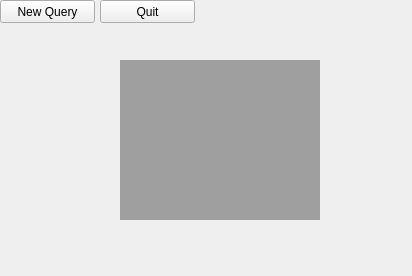
<?xml version="1.0" encoding="UTF-8"?>
<ui version="4.0">
 <class>WManager</class>
 <widget class="QWidget" name="WManager">
  <property name="geometry">
   <rect>
    <x>0</x>
    <y>0</y>
    <width>412</width>
    <height>276</height>
   </rect>
  </property>
  <property name="sizePolicy">
   <sizepolicy hsizetype="Maximum" vsizetype="Maximum">
    <horstretch>0</horstretch>
    <verstretch>0</verstretch>
   </sizepolicy>
  </property>
  <property name="windowTitle">
   <string>WManager</string>
  </property>
  <widget class="QPushButton" name="queryButton">
   <property name="geometry">
    <rect>
     <x>0</x>
     <y>0</y>
     <width>95</width>
     <height>23</height>
    </rect>
   </property>
   <property name="text">
    <string>New Query</string>
   </property>
  </widget>
  <widget class="QPushButton" name="quitButton">
   <property name="geometry">
    <rect>
     <x>100</x>
     <y>0</y>
     <width>95</width>
     <height>23</height>
    </rect>
   </property>
   <property name="text">
    <string>Quit</string>
   </property>
  </widget>
  <widget class="QMdiArea" name="mdiArea">
   <property name="geometry">
    <rect>
     <x>120</x>
     <y>60</y>
     <width>200</width>
     <height>160</height>
    </rect>
   </property>
  </widget>
 </widget>
 <resources/>
 <connections/>
</ui>
